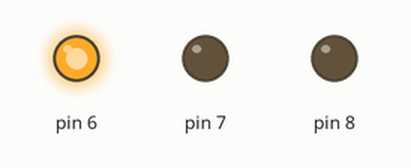
Bench run of a sketch on a simulated Arduino Uno, built with avr-gcc and run on an emulated ATmega328P. On the bench: output pins drawn as LEDs (lit = HIGH).

Above: at 2.5 s.
At 5.5 s:
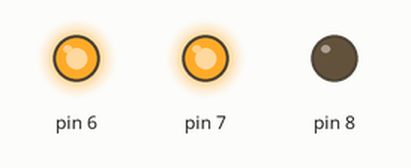
At 8.5 s:
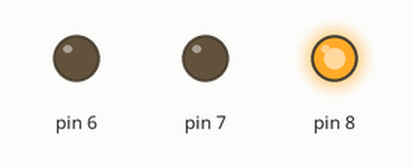
At 11.5 s:
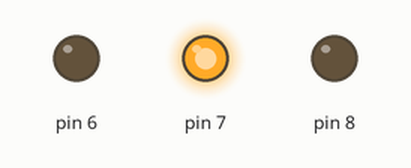
Timing chart, 0 to 15.6 s (numbered marks = the images above):
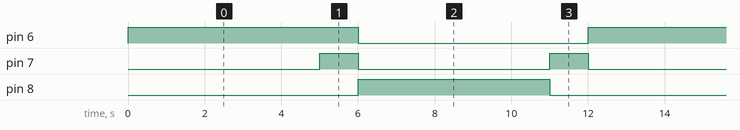

Measured:
- by itself, pin 6: alternates HIGH for 6.0 s and LOW for 6.0 s
- by itself, pin 7: alternates HIGH for 1.0 s and LOW for 5.0 s
- by itself, pin 8: alternates HIGH for 5.0 s and LOW for 7.0 s

The sketch:

002-traffic-lights.ino
```cpp
// C++ code
//
void setup() {
  pinMode(6, OUTPUT);
  pinMode(7, OUTPUT);
  pinMode(8, OUTPUT);
}

void loop() {
  // red
  digitalWrite(6, HIGH);
  digitalWrite(7, LOW);
  digitalWrite(8, LOW);
  delay(5000);

  // red + yellow
  digitalWrite(6, HIGH);
  digitalWrite(7, HIGH);
  digitalWrite(8, LOW);
  delay(1000);

  // green
  digitalWrite(6, LOW);
  digitalWrite(7, LOW);
  digitalWrite(8, HIGH);
  delay(5000);

  // yellow
  digitalWrite(6, LOW);
  digitalWrite(7, HIGH);
  digitalWrite(8, LOW);
  delay(1000);
}
```
